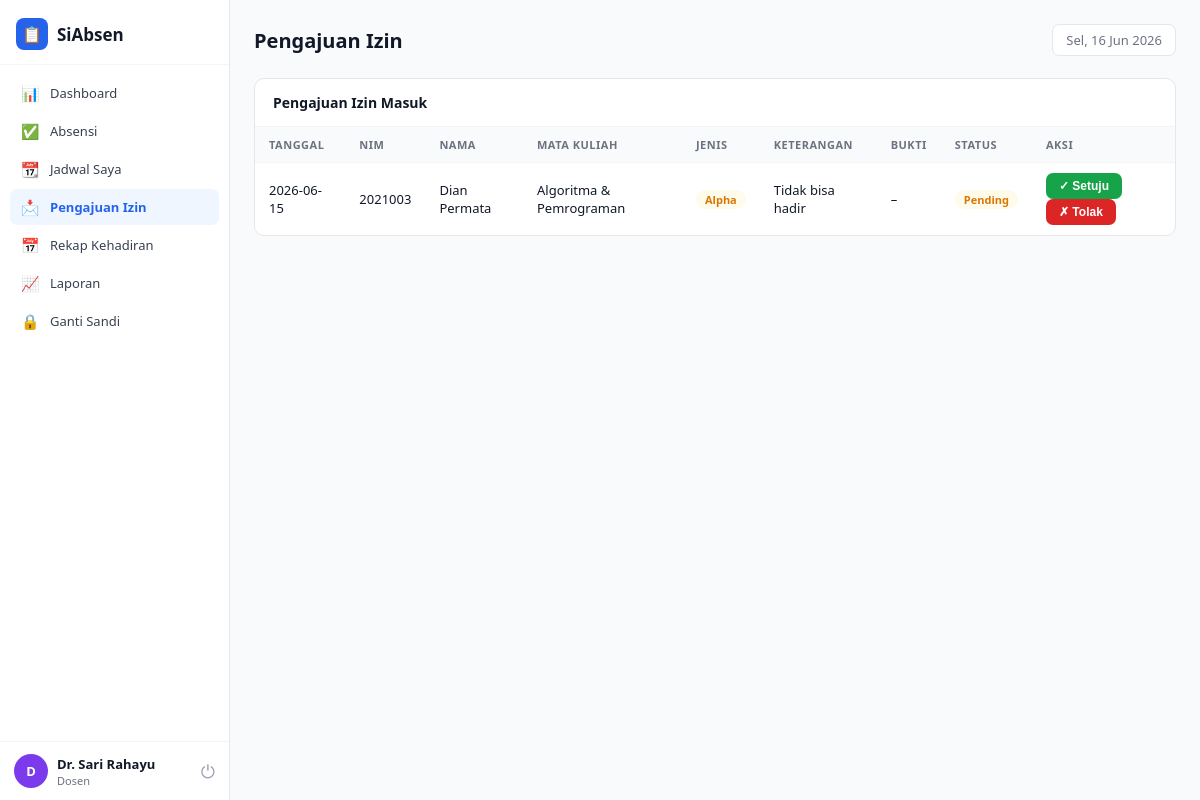
The app's page /izin_masuk.php (signed in) with its own data.
### tables this page shows
CREATE TABLE izin (
  id VARCHAR(30) PRIMARY KEY,
  nim VARCHAR(20) NOT NULL,
  nama VARCHAR(100) NOT NULL,
  mk VARCHAR(100) NOT NULL,
  jadwal_id VARCHAR(20),
  tanggal DATE NOT NULL,
  jenis ENUM('izin-sakit','izin-keluarga','izin-akademik','izin-lain','alpha') NOT NULL,
  keterangan TEXT,
  bukti_file VARCHAR(255) NULL,    
  status ENUM('pending','disetujui','ditolak') DEFAULT 'pending',
  created_at TIMESTAMP DEFAULT CURRENT_TIMESTAMP,
  FOREIGN KEY (nim) REFERENCES mahasiswa(nim) ON DELETE CASCADE,
  FOREIGN KEY (jadwal_id) REFERENCES jadwal(id) ON DELETE SET NULL
);

### izin_masuk.php (the view, shortened to what this page needs)
<?php
require_once __DIR__ . '/includes/functions.php';
$db = getDB();
$user = currentUser();
if ($user['role'] === 'dosen') {
    $myMksStmt = $db->prepare("SELECT mk FROM jadwal WHERE dosen_id=?");
    $myMksStmt->execute([$user['id']]);
    $myMks = array_column($myMksStmt->fetchAll(), 'mk');
    if ($myMks) {
        $in = implode(',', array_fill(0, count($myMks), '?'));
        $stmt = $db->prepare("SELECT * FROM izin WHERE mk IN ($in) ORDER BY created_at DESC");
        $stmt->execute($myMks);
        $list = $stmt->fetchAll();
    } else {
        $list = [];
    }
} else {
    $list = $db->query("SELECT * FROM izin ORDER BY created_at DESC")->fetchAll();
}
include __DIR__ . '/includes/header.php';
?>
<div class="card">
  <div class="card-header"><h3>Pengajuan Izin Masuk</h3></div>
  <table>
    <thead><tr><th>Tanggal</th><th>NIM</th><th>Nama</th><th>Mata Kuliah</th><th>Jenis</th><th>Keterangan</th><th>Bukti</th><th>Status</th><th>Aksi</th></tr></thead>
    <tbody>
      <?php if (!$list): ?>
        <tr><td colspan="9"><div class="empty"><div class="eico">📩</div>Tidak ada pengajuan</div></td></tr>
      <?php else: foreach ($list as $i): ?>
        <tr>
          <td><?= $i['tanggal'] ?></td>
          <td><?= htmlspecialchars($i['nim']) ?></td>
          <td><?= htmlspecialchars($i['nama']) ?></td>
          <td><?= htmlspecialchars($i['mk']) ?></td>
          <td><span class="badge bg-yellow"><?= jenisLabel($i['jenis']) ?></span></td>
          <td><?= htmlspecialchars($i['keterangan'] ?: '–') ?></td>
          <td>
            <?php if ($i['bukti_file']): ?>
              <a class="bukti-link" href="<?= htmlspecialchars($i['bukti_file']) ?>" target="_blank">📎 Lihat</a>
            <?php else: ?>–<?php endif; ?>
          </td>
          <td><?= izinStatusBadge($i['status']) ?></td>
          <td>
            <?php if ($i['status']==='pending'): ?>
              <form method="POST" style="display:inline">
                <button class="btn-sm bs" name="action" value="approve" style="margin-right:4px">✓ Setuju</button>
                <button class="btn-sm bd" name="action" value="reject">✗ Tolak</button>
              </form>
            <?php else: ?>–<?php endif; ?>
          </td>
        </tr>
      <?php endforeach; endif; ?>
    </tbody>
  </table>
</div>
<?php include __DIR__ . '/includes/footer.php'; ?>

### includes/functions.php (shortened to what this page needs)
<?php
function jenisLabel($j) {
    $map = [
        'izin-sakit'    => 'Izin Sakit',
        'izin-keluarga' => 'Izin Keluarga',
        'izin-akademik' => 'Izin Akademik',
        'izin-lain'     => 'Izin Lainnya',
        'alpha'         => 'Alpha',
        'hadir'         => 'Hadir',
        'terlambat'     => 'Terlambat',
    ];
    return $map[$j] ?? $j;
}
function izinStatusBadge($s) {
    $map = [
        'pending'   => ['bg-yellow', 'Pending'],
        'disetujui' => ['bg-green',  'Disetujui'],
        'ditolak'   => ['bg-red',    'Ditolak'],
    ];
    $v = $map[$s] ?? ['bg-gray', $s];
    return '<span class="badge ' . $v[0] . '">' . $v[1] . '</span>';
}

### assets/css/style.css (style rules this page uses)
* { margin:0; padding:0; box-sizing:border-box; }
:root { --primary:#2563EB; --primary-light:#EFF6FF; --primary-dark:#1D4ED8; --success:#16A34A; --success-light:#F0FDF4; --warning:#D97706; --warning-light:#FFFBEB; --danger:#DC2626; --danger-light:#FEF2F2; --purple:#7C3AED; --purple-light:#F5F3FF; --gray-50:#F9FAFB; --gray-100:#F3F4F6; --gray-200:#E5E7EB; --gray-300:#D1D5DB; --gray-400:#9CA3AF; --gray-500:#6B7280; --gray-700:#374151; --gray-900:#111827; --white:#FFFFFF; --sidebar-w:230px; --font:'Segoe UI',system-ui,sans-serif; }
body { font-family:var(--font); background:var(--gray-50); color:var(--gray-900); min-height:100vh; }
.card { background:var(--white); border:1px solid var(--gray-200); border-radius:10px; overflow:hidden; margin-bottom:20px; }
.card-header { padding:14px 18px; display:flex; align-items:center; justify-content:space-between; border-bottom:1px solid var(--gray-100); flex-wrap:wrap; gap:10px; }
.card-header h3 { font-size:14px; font-weight:700; }
.btn-sm { padding:6px 13px; border:none; border-radius:7px; font-size:12px; font-weight:700; cursor:pointer; transition:.15s; display:inline-block; }
.bs { background:var(--success); color:#fff; }
.bd { background:var(--danger); color:#fff; }
table { width:100%; border-collapse:collapse; }
th { font-size:11px; font-weight:700; color:var(--gray-500); text-transform:uppercase; letter-spacing:.5px; padding:10px 14px; text-align:left; background:var(--gray-50); }
td { font-size:13px; padding:10px 14px; border-top:1px solid var(--gray-100); vertical-align:middle; }
.badge { display:inline-flex; align-items:center; padding:2px 9px; border-radius:20px; font-size:11px; font-weight:700; }
.bg-yellow { background:var(--warning-light); color:var(--warning); }

### records on screen
izin: tanggal "2026-06-15", nim "2021003", nama "Dian Permata", mk "Algoritma & Pemrograman", jenis "Alpha", keterangan "Tidak bisa hadir", status "Pending"

### other values on screen
$item['ico'] "📊"
$item['label'] "Dashboard"
$item['ico'] "✅"
$item['label'] "Absensi"
$item['ico'] "📆"
$item['label'] "Jadwal Saya"
$item['ico'] "📩"
$item['label'] "Pengajuan Izin"
$item['ico'] "📅"
$item['label'] "Rekap Kehadiran"
$item['ico'] "📈"
$item['label'] "Laporan"
$item['ico'] "🔒"
$item['label'] "Ganti Sandi"
mb_substr($user['name'],0,1) "D"
